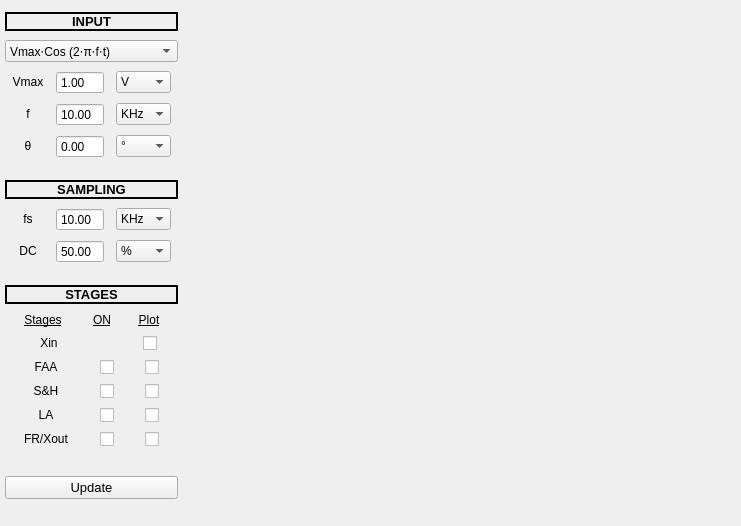
<?xml version="1.0" encoding="UTF-8"?>
<ui version="4.0">
 <class>MainWindow</class>
 <widget class="QMainWindow" name="MainWindow">
  <property name="geometry">
   <rect>
    <x>0</x>
    <y>0</y>
    <width>741</width>
    <height>526</height>
   </rect>
  </property>
  <property name="windowTitle">
   <string>SamplingTool</string>
  </property>
  <widget class="QWidget" name="centralwidget">
   <layout class="QHBoxLayout" name="horizontalLayout_2">
    <property name="leftMargin">
     <number>5</number>
    </property>
    <property name="topMargin">
     <number>3</number>
    </property>
    <property name="rightMargin">
     <number>5</number>
    </property>
    <property name="bottomMargin">
     <number>3</number>
    </property>
    <item>
     <layout class="QHBoxLayout" name="horizontalLayout">
      <item>
       <widget class="QWidget" name="verticalWidget_2" native="true">
        <property name="sizePolicy">
         <sizepolicy hsizetype="Fixed" vsizetype="Preferred">
          <horstretch>0</horstretch>
          <verstretch>0</verstretch>
         </sizepolicy>
        </property>
        <layout class="QVBoxLayout" name="verticalLayout_2">
         <property name="spacing">
          <number>0</number>
         </property>
         <property name="leftMargin">
          <number>0</number>
         </property>
         <property name="topMargin">
          <number>0</number>
         </property>
         <property name="rightMargin">
          <number>0</number>
         </property>
         <property name="bottomMargin">
          <number>0</number>
         </property>
         <item>
          <widget class="QLabel" name="input_l">
           <property name="sizePolicy">
            <sizepolicy hsizetype="Preferred" vsizetype="Fixed">
             <horstretch>0</horstretch>
             <verstretch>0</verstretch>
            </sizepolicy>
           </property>
           <property name="font">
            <font>
             <pointsize>10</pointsize>
             <weight>75</weight>
             <bold>true</bold>
             <underline>false</underline>
            </font>
           </property>
           <property name="frameShape">
            <enum>QFrame::WinPanel</enum>
           </property>
           <property name="frameShadow">
            <enum>QFrame::Plain</enum>
           </property>
           <property name="text">
            <string>INPUT</string>
           </property>
           <property name="textFormat">
            <enum>Qt::PlainText</enum>
           </property>
           <property name="alignment">
            <set>Qt::AlignCenter</set>
           </property>
           <property name="wordWrap">
            <bool>false</bool>
           </property>
          </widget>
         </item>
         <item>
          <widget class="QComboBox" name="type_cb">
           <property name="sizePolicy">
            <sizepolicy hsizetype="Fixed" vsizetype="Fixed">
             <horstretch>0</horstretch>
             <verstretch>0</verstretch>
            </sizepolicy>
           </property>
           <property name="minimumSize">
            <size>
             <width>150</width>
             <height>0</height>
            </size>
           </property>
           <item>
            <property name="text">
             <string>Vmax⋅Cos (2⋅π⋅f⋅t)</string>
            </property>
           </item>
           <item>
            <property name="text">
             <string>Vmax⋅Sin (2⋅π⋅ f/5⋅t)</string>
            </property>
           </item>
           <item>
            <property name="text">
             <string>Vmax⋅[Λ (t⋅f + 1) - Λ (t⋅f -1)]</string>
            </property>
           </item>
          </widget>
         </item>
         <item>
          <widget class="QWidget" name="vmaxWidget" native="true">
           <property name="sizePolicy">
            <sizepolicy hsizetype="Minimum" vsizetype="Fixed">
             <horstretch>0</horstretch>
             <verstretch>0</verstretch>
            </sizepolicy>
           </property>
           <layout class="QHBoxLayout" name="horizontalLayout_4">
            <property name="spacing">
             <number>5</number>
            </property>
            <property name="leftMargin">
             <number>0</number>
            </property>
            <property name="topMargin">
             <number>0</number>
            </property>
            <property name="rightMargin">
             <number>0</number>
            </property>
            <property name="bottomMargin">
             <number>0</number>
            </property>
            <item>
             <widget class="QLabel" name="vmax_l">
              <property name="sizePolicy">
               <sizepolicy hsizetype="Fixed" vsizetype="Fixed">
                <horstretch>0</horstretch>
                <verstretch>0</verstretch>
               </sizepolicy>
              </property>
              <property name="minimumSize">
               <size>
                <width>32</width>
                <height>0</height>
               </size>
              </property>
              <property name="text">
               <string>Vmax</string>
              </property>
              <property name="alignment">
               <set>Qt::AlignCenter</set>
              </property>
             </widget>
            </item>
            <item>
             <widget class="QDoubleSpinBox" name="vmax_dsb">
              <property name="sizePolicy">
               <sizepolicy hsizetype="Fixed" vsizetype="Fixed">
                <horstretch>0</horstretch>
                <verstretch>0</verstretch>
               </sizepolicy>
              </property>
              <property name="buttonSymbols">
               <enum>QAbstractSpinBox::NoButtons</enum>
              </property>
              <property name="maximum">
               <double>999.990000000000009</double>
              </property>
              <property name="value">
               <double>1.000000000000000</double>
              </property>
             </widget>
            </item>
            <item>
             <widget class="QComboBox" name="vmax_cb_4">
              <property name="sizePolicy">
               <sizepolicy hsizetype="Fixed" vsizetype="Fixed">
                <horstretch>0</horstretch>
                <verstretch>0</verstretch>
               </sizepolicy>
              </property>
              <property name="maximumSize">
               <size>
                <width>55</width>
                <height>16777215</height>
               </size>
              </property>
              <item>
               <property name="text">
                <string>V</string>
               </property>
              </item>
              <item>
               <property name="text">
                <string>mV</string>
               </property>
              </item>
              <item>
               <property name="text">
                <string>μV</string>
               </property>
              </item>
             </widget>
            </item>
           </layout>
          </widget>
         </item>
         <item>
          <widget class="QWidget" name="fWidget" native="true">
           <property name="sizePolicy">
            <sizepolicy hsizetype="Minimum" vsizetype="Fixed">
             <horstretch>0</horstretch>
             <verstretch>0</verstretch>
            </sizepolicy>
           </property>
           <layout class="QHBoxLayout" name="horizontalLayout_7">
            <property name="spacing">
             <number>5</number>
            </property>
            <property name="leftMargin">
             <number>0</number>
            </property>
            <property name="topMargin">
             <number>0</number>
            </property>
            <property name="rightMargin">
             <number>0</number>
            </property>
            <property name="bottomMargin">
             <number>0</number>
            </property>
            <item>
             <widget class="QLabel" name="f_l">
              <property name="sizePolicy">
               <sizepolicy hsizetype="Fixed" vsizetype="Fixed">
                <horstretch>0</horstretch>
                <verstretch>0</verstretch>
               </sizepolicy>
              </property>
              <property name="minimumSize">
               <size>
                <width>32</width>
                <height>0</height>
               </size>
              </property>
              <property name="text">
               <string>f</string>
              </property>
              <property name="alignment">
               <set>Qt::AlignCenter</set>
              </property>
             </widget>
            </item>
            <item>
             <widget class="QDoubleSpinBox" name="f_dsb">
              <property name="sizePolicy">
               <sizepolicy hsizetype="Fixed" vsizetype="Fixed">
                <horstretch>0</horstretch>
                <verstretch>0</verstretch>
               </sizepolicy>
              </property>
              <property name="buttonSymbols">
               <enum>QAbstractSpinBox::NoButtons</enum>
              </property>
              <property name="maximum">
               <double>999.990000000000009</double>
              </property>
              <property name="value">
               <double>10.000000000000000</double>
              </property>
             </widget>
            </item>
            <item>
             <widget class="QComboBox" name="f_cb">
              <property name="sizePolicy">
               <sizepolicy hsizetype="Fixed" vsizetype="Fixed">
                <horstretch>0</horstretch>
                <verstretch>0</verstretch>
               </sizepolicy>
              </property>
              <property name="maximumSize">
               <size>
                <width>55</width>
                <height>16777215</height>
               </size>
              </property>
              <item>
               <property name="text">
                <string>KHz</string>
               </property>
              </item>
              <item>
               <property name="text">
                <string>Hz</string>
               </property>
              </item>
              <item>
               <property name="text">
                <string>MHz</string>
               </property>
              </item>
             </widget>
            </item>
           </layout>
          </widget>
         </item>
         <item>
          <widget class="QWidget" name="thetaWidget" native="true">
           <property name="sizePolicy">
            <sizepolicy hsizetype="Minimum" vsizetype="Fixed">
             <horstretch>0</horstretch>
             <verstretch>0</verstretch>
            </sizepolicy>
           </property>
           <layout class="QHBoxLayout" name="horizontalLayout_8">
            <property name="spacing">
             <number>5</number>
            </property>
            <property name="leftMargin">
             <number>0</number>
            </property>
            <property name="topMargin">
             <number>0</number>
            </property>
            <property name="rightMargin">
             <number>0</number>
            </property>
            <property name="bottomMargin">
             <number>13</number>
            </property>
            <item>
             <widget class="QLabel" name="theta_l">
              <property name="sizePolicy">
               <sizepolicy hsizetype="Fixed" vsizetype="Fixed">
                <horstretch>0</horstretch>
                <verstretch>0</verstretch>
               </sizepolicy>
              </property>
              <property name="minimumSize">
               <size>
                <width>32</width>
                <height>0</height>
               </size>
              </property>
              <property name="text">
               <string>θ</string>
              </property>
              <property name="alignment">
               <set>Qt::AlignCenter</set>
              </property>
             </widget>
            </item>
            <item>
             <widget class="QDoubleSpinBox" name="theta_dsb">
              <property name="sizePolicy">
               <sizepolicy hsizetype="Fixed" vsizetype="Fixed">
                <horstretch>0</horstretch>
                <verstretch>0</verstretch>
               </sizepolicy>
              </property>
              <property name="buttonSymbols">
               <enum>QAbstractSpinBox::NoButtons</enum>
              </property>
              <property name="maximum">
               <double>999.990000000000009</double>
              </property>
             </widget>
            </item>
            <item>
             <widget class="QComboBox" name="theta_cb">
              <property name="sizePolicy">
               <sizepolicy hsizetype="Fixed" vsizetype="Fixed">
                <horstretch>0</horstretch>
                <verstretch>0</verstretch>
               </sizepolicy>
              </property>
              <property name="maximumSize">
               <size>
                <width>55</width>
                <height>16777215</height>
               </size>
              </property>
              <item>
               <property name="text">
                <string>°</string>
               </property>
              </item>
             </widget>
            </item>
           </layout>
          </widget>
         </item>
         <item>
          <widget class="QLabel" name="input_l_2">
           <property name="sizePolicy">
            <sizepolicy hsizetype="Preferred" vsizetype="Fixed">
             <horstretch>0</horstretch>
             <verstretch>0</verstretch>
            </sizepolicy>
           </property>
           <property name="font">
            <font>
             <pointsize>10</pointsize>
             <weight>75</weight>
             <bold>true</bold>
             <underline>false</underline>
            </font>
           </property>
           <property name="frameShape">
            <enum>QFrame::WinPanel</enum>
           </property>
           <property name="frameShadow">
            <enum>QFrame::Plain</enum>
           </property>
           <property name="text">
            <string>SAMPLING</string>
           </property>
           <property name="textFormat">
            <enum>Qt::PlainText</enum>
           </property>
           <property name="alignment">
            <set>Qt::AlignCenter</set>
           </property>
           <property name="wordWrap">
            <bool>false</bool>
           </property>
          </widget>
         </item>
         <item>
          <widget class="QWidget" name="TWidget" native="true">
           <property name="sizePolicy">
            <sizepolicy hsizetype="Minimum" vsizetype="Fixed">
             <horstretch>0</horstretch>
             <verstretch>0</verstretch>
            </sizepolicy>
           </property>
           <layout class="QHBoxLayout" name="horizontalLayout_9">
            <property name="spacing">
             <number>5</number>
            </property>
            <property name="leftMargin">
             <number>0</number>
            </property>
            <property name="topMargin">
             <number>0</number>
            </property>
            <property name="rightMargin">
             <number>0</number>
            </property>
            <property name="bottomMargin">
             <number>0</number>
            </property>
            <item>
             <widget class="QLabel" name="fs_l">
              <property name="sizePolicy">
               <sizepolicy hsizetype="Fixed" vsizetype="Fixed">
                <horstretch>0</horstretch>
                <verstretch>0</verstretch>
               </sizepolicy>
              </property>
              <property name="minimumSize">
               <size>
                <width>32</width>
                <height>0</height>
               </size>
              </property>
              <property name="text">
               <string>fs</string>
              </property>
              <property name="alignment">
               <set>Qt::AlignCenter</set>
              </property>
             </widget>
            </item>
            <item>
             <widget class="QDoubleSpinBox" name="fs_dsb">
              <property name="sizePolicy">
               <sizepolicy hsizetype="Fixed" vsizetype="Fixed">
                <horstretch>0</horstretch>
                <verstretch>0</verstretch>
               </sizepolicy>
              </property>
              <property name="buttonSymbols">
               <enum>QAbstractSpinBox::NoButtons</enum>
              </property>
              <property name="maximum">
               <double>999.990000000000009</double>
              </property>
              <property name="value">
               <double>10.000000000000000</double>
              </property>
             </widget>
            </item>
            <item>
             <widget class="QComboBox" name="fs_cb">
              <property name="sizePolicy">
               <sizepolicy hsizetype="Fixed" vsizetype="Fixed">
                <horstretch>0</horstretch>
                <verstretch>0</verstretch>
               </sizepolicy>
              </property>
              <property name="maximumSize">
               <size>
                <width>55</width>
                <height>16777215</height>
               </size>
              </property>
              <item>
               <property name="text">
                <string>KHz</string>
               </property>
              </item>
              <item>
               <property name="text">
                <string>Hz</string>
               </property>
              </item>
              <item>
               <property name="text">
                <string>MHz</string>
               </property>
              </item>
             </widget>
            </item>
           </layout>
          </widget>
         </item>
         <item>
          <widget class="QWidget" name="DCWidget" native="true">
           <property name="sizePolicy">
            <sizepolicy hsizetype="Minimum" vsizetype="Fixed">
             <horstretch>0</horstretch>
             <verstretch>0</verstretch>
            </sizepolicy>
           </property>
           <layout class="QHBoxLayout" name="horizontalLayout_10">
            <property name="spacing">
             <number>5</number>
            </property>
            <property name="leftMargin">
             <number>0</number>
            </property>
            <property name="topMargin">
             <number>0</number>
            </property>
            <property name="rightMargin">
             <number>0</number>
            </property>
            <property name="bottomMargin">
             <number>13</number>
            </property>
            <item>
             <widget class="QLabel" name="DC_l">
              <property name="sizePolicy">
               <sizepolicy hsizetype="Fixed" vsizetype="Fixed">
                <horstretch>0</horstretch>
                <verstretch>0</verstretch>
               </sizepolicy>
              </property>
              <property name="minimumSize">
               <size>
                <width>32</width>
                <height>0</height>
               </size>
              </property>
              <property name="text">
               <string>DC</string>
              </property>
              <property name="alignment">
               <set>Qt::AlignCenter</set>
              </property>
             </widget>
            </item>
            <item>
             <widget class="QDoubleSpinBox" name="DC_dsb">
              <property name="sizePolicy">
               <sizepolicy hsizetype="Fixed" vsizetype="Fixed">
                <horstretch>0</horstretch>
                <verstretch>0</verstretch>
               </sizepolicy>
              </property>
              <property name="buttonSymbols">
               <enum>QAbstractSpinBox::NoButtons</enum>
              </property>
              <property name="maximum">
               <double>100.000000000000000</double>
              </property>
              <property name="value">
               <double>50.000000000000000</double>
              </property>
             </widget>
            </item>
            <item>
             <widget class="QComboBox" name="DC_cb">
              <property name="sizePolicy">
               <sizepolicy hsizetype="Fixed" vsizetype="Fixed">
                <horstretch>0</horstretch>
                <verstretch>0</verstretch>
               </sizepolicy>
              </property>
              <property name="maximumSize">
               <size>
                <width>55</width>
                <height>16777215</height>
               </size>
              </property>
              <item>
               <property name="text">
                <string>%</string>
               </property>
              </item>
             </widget>
            </item>
           </layout>
          </widget>
         </item>
         <item>
          <widget class="QLabel" name="stages_l">
           <property name="sizePolicy">
            <sizepolicy hsizetype="Preferred" vsizetype="Fixed">
             <horstretch>0</horstretch>
             <verstretch>0</verstretch>
            </sizepolicy>
           </property>
           <property name="font">
            <font>
             <pointsize>10</pointsize>
             <weight>75</weight>
             <bold>true</bold>
             <underline>false</underline>
            </font>
           </property>
           <property name="frameShape">
            <enum>QFrame::WinPanel</enum>
           </property>
           <property name="frameShadow">
            <enum>QFrame::Plain</enum>
           </property>
           <property name="text">
            <string>STAGES</string>
           </property>
           <property name="textFormat">
            <enum>Qt::PlainText</enum>
           </property>
           <property name="alignment">
            <set>Qt::AlignCenter</set>
           </property>
           <property name="wordWrap">
            <bool>false</bool>
           </property>
          </widget>
         </item>
         <item>
          <widget class="QWidget" name="horizontalWidget_2" native="true">
           <property name="sizePolicy">
            <sizepolicy hsizetype="Preferred" vsizetype="Fixed">
             <horstretch>0</horstretch>
             <verstretch>0</verstretch>
            </sizepolicy>
           </property>
           <layout class="QHBoxLayout" name="horizontalLayout_3">
            <property name="spacing">
             <number>12</number>
            </property>
            <property name="leftMargin">
             <number>0</number>
            </property>
            <property name="topMargin">
             <number>0</number>
            </property>
            <property name="rightMargin">
             <number>0</number>
            </property>
            <property name="bottomMargin">
             <number>0</number>
            </property>
            <item>
             <widget class="QLabel" name="stages_l_2">
              <property name="sizePolicy">
               <sizepolicy hsizetype="Fixed" vsizetype="Fixed">
                <horstretch>0</horstretch>
                <verstretch>0</verstretch>
               </sizepolicy>
              </property>
              <property name="minimumSize">
               <size>
                <width>46</width>
                <height>0</height>
               </size>
              </property>
              <property name="font">
               <font>
                <weight>50</weight>
                <bold>false</bold>
                <underline>true</underline>
               </font>
              </property>
              <property name="text">
               <string>Stages</string>
              </property>
              <property name="alignment">
               <set>Qt::AlignCenter</set>
              </property>
             </widget>
            </item>
            <item>
             <widget class="QLabel" name="ON_l">
              <property name="sizePolicy">
               <sizepolicy hsizetype="Fixed" vsizetype="Fixed">
                <horstretch>0</horstretch>
                <verstretch>0</verstretch>
               </sizepolicy>
              </property>
              <property name="font">
               <font>
                <underline>true</underline>
               </font>
              </property>
              <property name="text">
               <string>ON</string>
              </property>
              <property name="alignment">
               <set>Qt::AlignCenter</set>
              </property>
             </widget>
            </item>
            <item>
             <widget class="QLabel" name="plot_l">
              <property name="sizePolicy">
               <sizepolicy hsizetype="Fixed" vsizetype="Fixed">
                <horstretch>0</horstretch>
                <verstretch>0</verstretch>
               </sizepolicy>
              </property>
              <property name="font">
               <font>
                <underline>true</underline>
               </font>
              </property>
              <property name="text">
               <string>Plot</string>
              </property>
              <property name="alignment">
               <set>Qt::AlignCenter</set>
              </property>
             </widget>
            </item>
           </layout>
          </widget>
         </item>
         <item>
          <widget class="QWidget" name="xinWidget" native="true">
           <property name="sizePolicy">
            <sizepolicy hsizetype="Preferred" vsizetype="Fixed">
             <horstretch>0</horstretch>
             <verstretch>0</verstretch>
            </sizepolicy>
           </property>
           <layout class="QHBoxLayout" name="horizontalLayout_11">
            <property name="spacing">
             <number>50</number>
            </property>
            <property name="leftMargin">
             <number>0</number>
            </property>
            <property name="topMargin">
             <number>0</number>
            </property>
            <property name="rightMargin">
             <number>0</number>
            </property>
            <property name="bottomMargin">
             <number>0</number>
            </property>
            <item>
             <widget class="QLabel" name="xin_l">
              <property name="sizePolicy">
               <sizepolicy hsizetype="Fixed" vsizetype="Fixed">
                <horstretch>0</horstretch>
                <verstretch>0</verstretch>
               </sizepolicy>
              </property>
              <property name="minimumSize">
               <size>
                <width>46</width>
                <height>0</height>
               </size>
              </property>
              <property name="text">
               <string>Xin</string>
              </property>
              <property name="alignment">
               <set>Qt::AlignCenter</set>
              </property>
             </widget>
            </item>
            <item>
             <widget class="QCheckBox" name="xin_plot">
              <property name="sizePolicy">
               <sizepolicy hsizetype="Fixed" vsizetype="Fixed">
                <horstretch>0</horstretch>
                <verstretch>0</verstretch>
               </sizepolicy>
              </property>
              <property name="text">
               <string/>
              </property>
             </widget>
            </item>
           </layout>
          </widget>
         </item>
         <item>
          <widget class="QWidget" name="FAAWidget" native="true">
           <property name="sizePolicy">
            <sizepolicy hsizetype="Preferred" vsizetype="Fixed">
             <horstretch>0</horstretch>
             <verstretch>0</verstretch>
            </sizepolicy>
           </property>
           <layout class="QHBoxLayout" name="horizontalLayout_12">
            <property name="spacing">
             <number>13</number>
            </property>
            <property name="leftMargin">
             <number>0</number>
            </property>
            <property name="topMargin">
             <number>0</number>
            </property>
            <property name="rightMargin">
             <number>0</number>
            </property>
            <property name="bottomMargin">
             <number>0</number>
            </property>
            <item>
             <widget class="QLabel" name="FAA_l">
              <property name="sizePolicy">
               <sizepolicy hsizetype="Fixed" vsizetype="Fixed">
                <horstretch>0</horstretch>
                <verstretch>0</verstretch>
               </sizepolicy>
              </property>
              <property name="minimumSize">
               <size>
                <width>46</width>
                <height>0</height>
               </size>
              </property>
              <property name="text">
               <string>FAA</string>
              </property>
              <property name="alignment">
               <set>Qt::AlignCenter</set>
              </property>
             </widget>
            </item>
            <item>
             <widget class="QCheckBox" name="FAA_ON">
              <property name="sizePolicy">
               <sizepolicy hsizetype="Fixed" vsizetype="Fixed">
                <horstretch>0</horstretch>
                <verstretch>0</verstretch>
               </sizepolicy>
              </property>
              <property name="text">
               <string/>
              </property>
             </widget>
            </item>
            <item>
             <widget class="QCheckBox" name="FAA_plot">
              <property name="sizePolicy">
               <sizepolicy hsizetype="Fixed" vsizetype="Fixed">
                <horstretch>0</horstretch>
                <verstretch>0</verstretch>
               </sizepolicy>
              </property>
              <property name="text">
               <string/>
              </property>
             </widget>
            </item>
           </layout>
          </widget>
         </item>
         <item>
          <widget class="QWidget" name="SHWidget" native="true">
           <property name="sizePolicy">
            <sizepolicy hsizetype="Preferred" vsizetype="Fixed">
             <horstretch>0</horstretch>
             <verstretch>0</verstretch>
            </sizepolicy>
           </property>
           <layout class="QHBoxLayout" name="horizontalLayout_13">
            <property name="spacing">
             <number>13</number>
            </property>
            <property name="leftMargin">
             <number>0</number>
            </property>
            <property name="topMargin">
             <number>0</number>
            </property>
            <property name="rightMargin">
             <number>0</number>
            </property>
            <property name="bottomMargin">
             <number>0</number>
            </property>
            <item>
             <widget class="QLabel" name="SH_l">
              <property name="sizePolicy">
               <sizepolicy hsizetype="Fixed" vsizetype="Fixed">
                <horstretch>0</horstretch>
                <verstretch>0</verstretch>
               </sizepolicy>
              </property>
              <property name="minimumSize">
               <size>
                <width>46</width>
                <height>0</height>
               </size>
              </property>
              <property name="text">
               <string>S&amp;H</string>
              </property>
              <property name="alignment">
               <set>Qt::AlignCenter</set>
              </property>
             </widget>
            </item>
            <item>
             <widget class="QCheckBox" name="SH_ON">
              <property name="sizePolicy">
               <sizepolicy hsizetype="Fixed" vsizetype="Fixed">
                <horstretch>0</horstretch>
                <verstretch>0</verstretch>
               </sizepolicy>
              </property>
              <property name="text">
               <string/>
              </property>
             </widget>
            </item>
            <item>
             <widget class="QCheckBox" name="SH_plot">
              <property name="sizePolicy">
               <sizepolicy hsizetype="Fixed" vsizetype="Fixed">
                <horstretch>0</horstretch>
                <verstretch>0</verstretch>
               </sizepolicy>
              </property>
              <property name="text">
               <string/>
              </property>
             </widget>
            </item>
           </layout>
          </widget>
         </item>
         <item>
          <widget class="QWidget" name="LAWidget" native="true">
           <property name="sizePolicy">
            <sizepolicy hsizetype="Preferred" vsizetype="Fixed">
             <horstretch>0</horstretch>
             <verstretch>0</verstretch>
            </sizepolicy>
           </property>
           <layout class="QHBoxLayout" name="horizontalLayout_14">
            <property name="spacing">
             <number>13</number>
            </property>
            <property name="leftMargin">
             <number>0</number>
            </property>
            <property name="topMargin">
             <number>0</number>
            </property>
            <property name="rightMargin">
             <number>0</number>
            </property>
            <property name="bottomMargin">
             <number>0</number>
            </property>
            <item>
             <widget class="QLabel" name="LA_l">
              <property name="sizePolicy">
               <sizepolicy hsizetype="Fixed" vsizetype="Fixed">
                <horstretch>0</horstretch>
                <verstretch>0</verstretch>
               </sizepolicy>
              </property>
              <property name="minimumSize">
               <size>
                <width>46</width>
                <height>0</height>
               </size>
              </property>
              <property name="text">
               <string>LA</string>
              </property>
              <property name="alignment">
               <set>Qt::AlignCenter</set>
              </property>
             </widget>
            </item>
            <item>
             <widget class="QCheckBox" name="LA_ON">
              <property name="sizePolicy">
               <sizepolicy hsizetype="Fixed" vsizetype="Fixed">
                <horstretch>0</horstretch>
                <verstretch>0</verstretch>
               </sizepolicy>
              </property>
              <property name="text">
               <string/>
              </property>
             </widget>
            </item>
            <item>
             <widget class="QCheckBox" name="LA_plot">
              <property name="sizePolicy">
               <sizepolicy hsizetype="Fixed" vsizetype="Fixed">
                <horstretch>0</horstretch>
                <verstretch>0</verstretch>
               </sizepolicy>
              </property>
              <property name="text">
               <string/>
              </property>
             </widget>
            </item>
           </layout>
          </widget>
         </item>
         <item>
          <widget class="QWidget" name="xoutWidget" native="true">
           <property name="sizePolicy">
            <sizepolicy hsizetype="Preferred" vsizetype="Fixed">
             <horstretch>0</horstretch>
             <verstretch>0</verstretch>
            </sizepolicy>
           </property>
           <layout class="QHBoxLayout" name="horizontalLayout_15">
            <property name="spacing">
             <number>13</number>
            </property>
            <property name="leftMargin">
             <number>0</number>
            </property>
            <property name="topMargin">
             <number>0</number>
            </property>
            <property name="rightMargin">
             <number>0</number>
            </property>
            <property name="bottomMargin">
             <number>20</number>
            </property>
            <item>
             <widget class="QLabel" name="xout_l">
              <property name="sizePolicy">
               <sizepolicy hsizetype="Fixed" vsizetype="Fixed">
                <horstretch>0</horstretch>
                <verstretch>0</verstretch>
               </sizepolicy>
              </property>
              <property name="minimumSize">
               <size>
                <width>46</width>
                <height>0</height>
               </size>
              </property>
              <property name="text">
               <string>FR/Xout</string>
              </property>
              <property name="alignment">
               <set>Qt::AlignCenter</set>
              </property>
             </widget>
            </item>
            <item>
             <widget class="QCheckBox" name="xout_ON">
              <property name="sizePolicy">
               <sizepolicy hsizetype="Fixed" vsizetype="Fixed">
                <horstretch>0</horstretch>
                <verstretch>0</verstretch>
               </sizepolicy>
              </property>
              <property name="text">
               <string/>
              </property>
             </widget>
            </item>
            <item>
             <widget class="QCheckBox" name="xout_plot">
              <property name="sizePolicy">
               <sizepolicy hsizetype="Fixed" vsizetype="Fixed">
                <horstretch>0</horstretch>
                <verstretch>0</verstretch>
               </sizepolicy>
              </property>
              <property name="text">
               <string/>
              </property>
             </widget>
            </item>
           </layout>
          </widget>
         </item>
         <item>
          <widget class="QPushButton" name="update_b">
           <property name="font">
            <font>
             <pointsize>10</pointsize>
            </font>
           </property>
           <property name="text">
            <string>Update</string>
           </property>
          </widget>
         </item>
        </layout>
       </widget>
      </item>
      <item>
       <layout class="QVBoxLayout" name="verticalLayout">
        <item>
         <widget class="PlotWidget" name="t_plot" native="true"/>
        </item>
        <item>
         <widget class="PlotWidget" name="f_plot" native="true"/>
        </item>
       </layout>
      </item>
     </layout>
    </item>
   </layout>
  </widget>
  <widget class="QMenuBar" name="menubar">
   <property name="geometry">
    <rect>
     <x>0</x>
     <y>0</y>
     <width>741</width>
     <height>21</height>
    </rect>
   </property>
  </widget>
 </widget>
 <customwidgets>
  <customwidget>
   <class>PlotWidget</class>
   <extends>QWidget</extends>
   <header>scr.ui.widgets.PlotWidget</header>
   <container>1</container>
  </customwidget>
 </customwidgets>
 <resources/>
 <connections/>
</ui>
